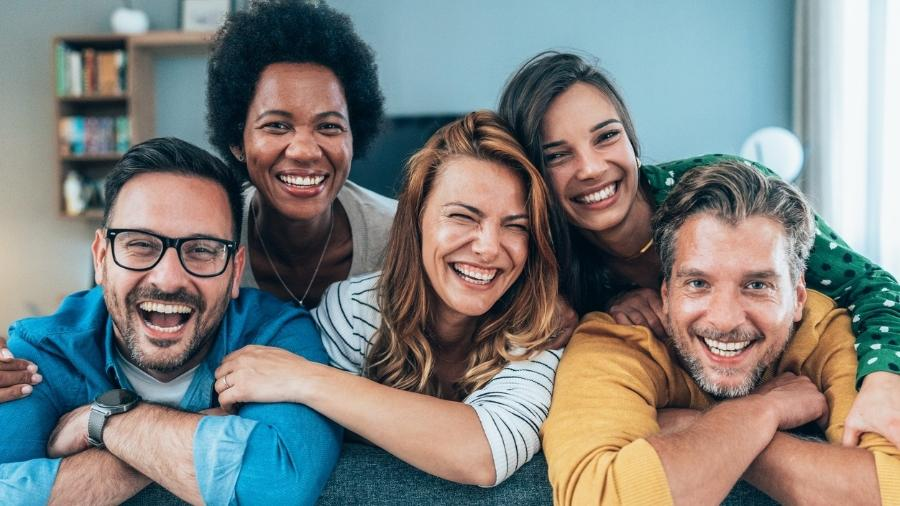
#> input picture Exemplos/webcam_python/pessoas.jpg, 900 x 506 px
$ python deteccao_faces.py
#> lines starting #> are read from the running program, lines starting #| are printed output that depends on the picture; after the words box and inside, x2 and y2 are one past the last pixel; in counts of white or black regions, pixels touching at a corner belong together
import cv2

imagem_original = cv2.imread("pessoas.jpg")
#> imagem_original is the input picture: shape (506, 900, 3); mean B, G, R 127.5, 130.2, 128.2

# Testar imagem
cv2.imshow("Pessoas", imagem_original)
cv2.waitKey(0)

# Carregar o arquivo treinado para detectar faces
cascadeFace = cv2.CascadeClassifier('haarcascade_frontalface_default.xml')

# Converter a imagem para tons de cinza
imagemTonsDeCinza = cv2.cvtColor(imagem_original, cv2.COLOR_BGR2GRAY)
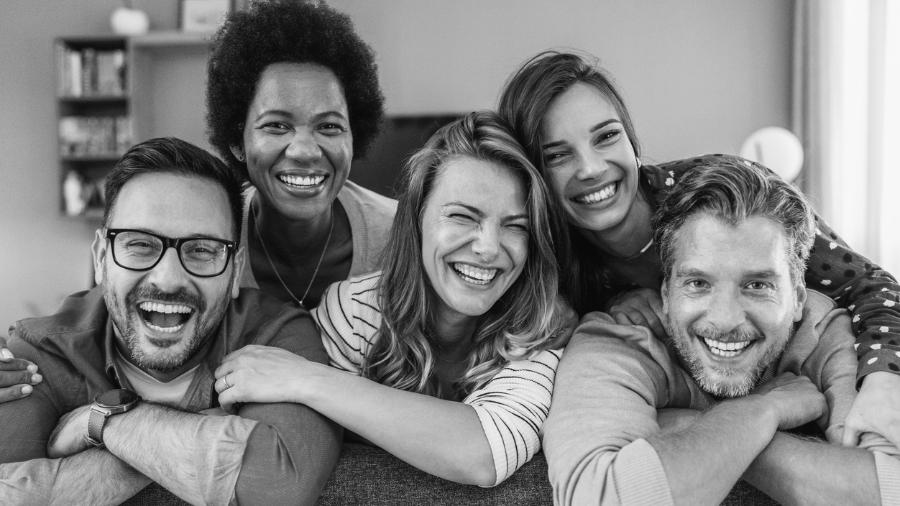
#> imagemTonsDeCinza: shape (506, 900); min 0, max 251, mean 129.3

# Teste da inversão de cores
cv2.imshow("Tons de cinza", imagemTonsDeCinza)
cv2.waitKey(0)

# Utilizar arquivo treinado
faces = cascadeFace.detectMultiScale(imagemTonsDeCinza, scaleFactor=1.3, minNeighbors=3, minSize=(30,30))
#> faces = [[415, 170, 128, 128], [237, 74, 131, 131], [641, 220, 164, 164], [79, 180, 178, 178]]

# Desenhar um retangulo na imagem
for (x, y, w, h) in faces:
    cv2.rectangle(imagem_original, (x, y), (x+w, y+h), (0,255,0), 2)
#> this loop made 4 passes
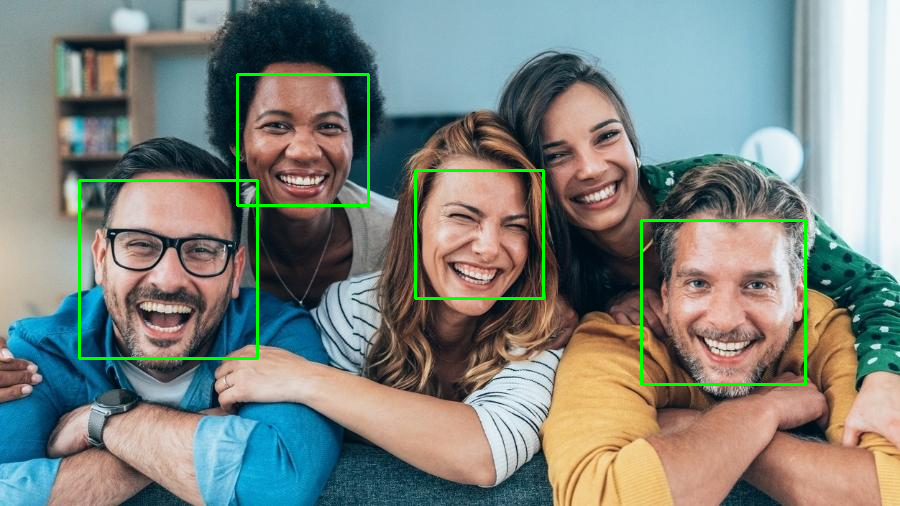
#> imagem_original: shape (506, 900, 3); 1.58% of pixels changed, all inside (x1, y1, x2, y2) = (78, 73, 807, 386)

cv2.imshow("Resultado", imagem_original)
cv2.waitKey(0)
cv2.destroyAllWindows()
